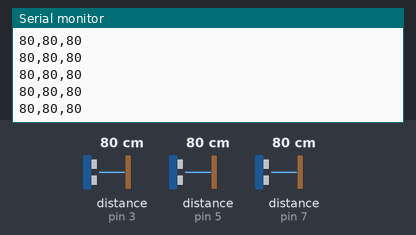
A sketch run on a simulated Arduino Uno, built with avr-gcc and run on an emulated ATmega328P. On the bench: the last lines printed to the serial monitor. Wiring (inferred from the names in the program): 3 × ultrasonic range finder: trigger pin 2, echo pin 3 / trigger pin 4, echo pin 5 / trigger pin 6, echo pin 7. The test bench sets the inputs (shaded band); at power-on: distance to the obstacle (sensors on pin 3, pin 5, pin 7) 80 cm. The echo pulse lasts 58.3 µs per cm.

Above: at 1.2 s.
1.3 s: distance to the obstacle (sensor on pin 3) set to 35 cm
At 1.47 s:
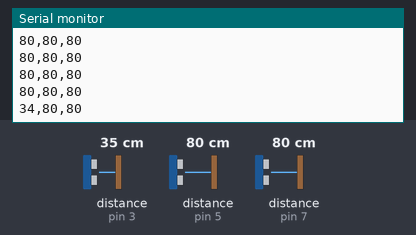
4.3 s: distance to the obstacle (sensor on pin 5) set to 2 cm
At 4.41 s:
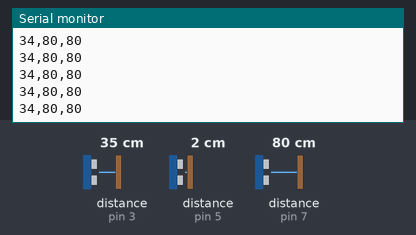
5.8 s: distance to the obstacle (sensor on pin 7) set to 2 cm
At 5.84 s:
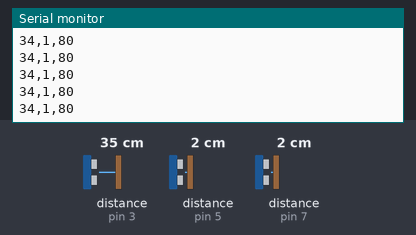
7.3 s: distance to the obstacle (sensor on pin 3) set to 2 cm
At 7.38 s:
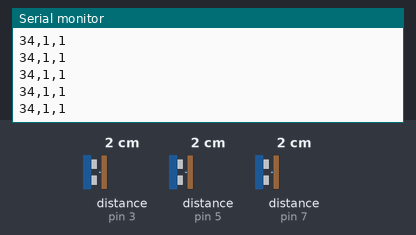
8.8 s: distance to the obstacle (sensor on pin 5) set to 4 cm
At 8.9 s:
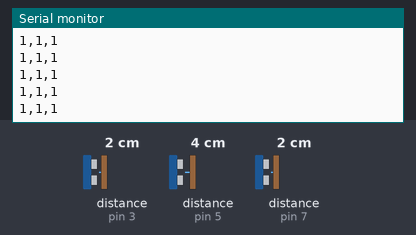
10.3 s: distance to the obstacle (sensor on pin 7) set to 4 cm
At 10.42 s:
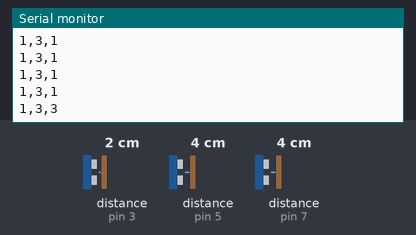
Timing chart, 0 to 12.8 s (numbered marks = the images above; inputs shaded):
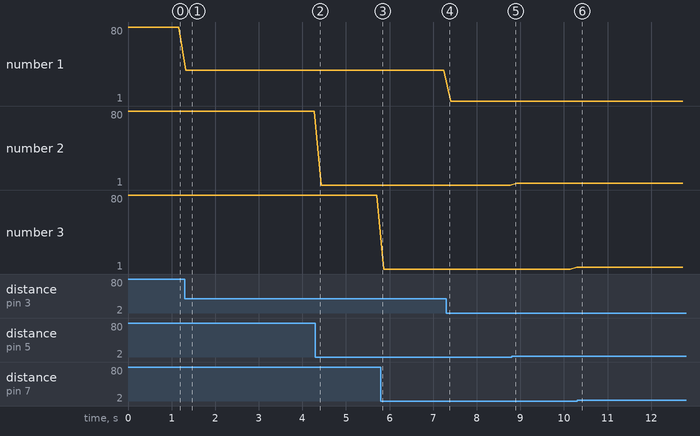

Measured:
- after the input at 1.3 s, the serial monitor: prints a new line at once (image 1)
- plotted number 1: 80 → 34 after the input at 1.3 s
- plotted number 2: 80 → 1 after the input at 4.3 s, 1 → 3 after the input at 8.8 s
- plotted number 3: 1 → 3 after the input at 8.8 s

The sketch:

ultrasonic_sensors.ino
```cpp
// VisionSpec: read three HC-SR04 sensors and send distances over USB serial.
// Output line: left,front,right  (centimetres, -1 means no echo)

const int SENSOR_COUNT = 3;
const int TRIG_PINS[SENSOR_COUNT] = {2, 4, 6};  // left, front, right
const int ECHO_PINS[SENSOR_COUNT] = {3, 5, 7};

const unsigned long ECHO_TIMEOUT_US = 25000UL;  // about 4 m

long readDistanceCm(int trigPin, int echoPin) {
  digitalWrite(trigPin, LOW);
  delayMicroseconds(2);
  digitalWrite(trigPin, HIGH);
  delayMicroseconds(10);
  digitalWrite(trigPin, LOW);

  unsigned long duration = pulseIn(echoPin, HIGH, ECHO_TIMEOUT_US);
  if (duration == 0) {
    return -1;
  }
  return duration / 58;
}

void setup() {
  Serial.begin(115200);
  for (int i = 0; i < SENSOR_COUNT; i++) {
    pinMode(TRIG_PINS[i], OUTPUT);
    pinMode(ECHO_PINS[i], INPUT);
  }
}

void loop() {
  for (int i = 0; i < SENSOR_COUNT; i++) {
    Serial.print(readDistanceCm(TRIG_PINS[i], ECHO_PINS[i]));
    if (i < SENSOR_COUNT - 1) {
      Serial.print(',');
    }
    delay(30);  // lets the echo fade so sensors do not hear each other
  }
  Serial.println();
  delay(60);
}
```
